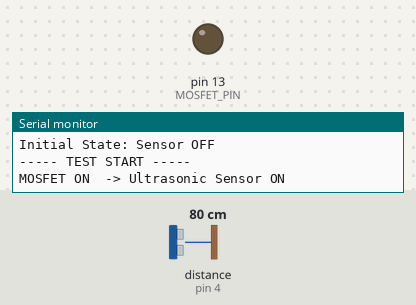
Recording of a sketch running on a simulated Arduino Uno, built with avr-gcc and run on an emulated ATmega328P. Shown: output pins drawn as LEDs (lit = HIGH), the last lines printed to the serial monitor. Wiring (inferred from the names in the program): ultrasonic range finder: trigger pin 12; echo pin 4. The test bench sets the inputs (shaded band); at power-on: distance to the obstacle (sensor on pin 4) 80 cm. The echo pulse lasts 58.3 µs per cm; pins used as bus, display or sensor lines are not drawn.

Above: at 1.2 s.
At 6.5 s:
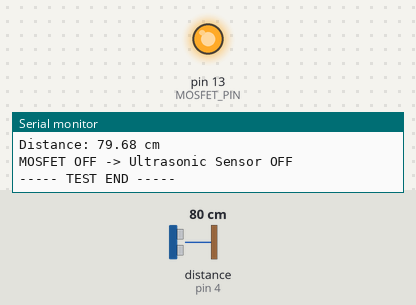
Timing chart, 0 to 9.1 s (numbered marks = the images above):
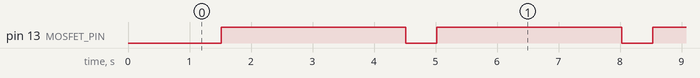

The sketch:

NEW_USS_ESP12F.ino
```cpp
#include <Arduino.h>

// --------------------------------------------------
// PIN CONFIGURATION
// --------------------------------------------------
#define MOSFET_PIN 13   // P-Channel MOSFET Gate, ACTIVE LOW
#define TRIG_PIN   12
#define ECHO_PIN   4    // New ECHO pin

// --------------------------------------------------
// GLOBAL VARIABLES
// --------------------------------------------------
long duration;
float distance_cm;

// --------------------------------------------------
// ULTRASONIC SENSOR POWER CONTROL
// --------------------------------------------------
void sensorON() {
  digitalWrite(MOSFET_PIN, LOW);   // P-Channel MOSFET ON
  Serial.println("MOSFET ON  -> Ultrasonic Sensor ON");
  delay(500);                      // Sensor stabilize time
}

void sensorOFF() {
  digitalWrite(TRIG_PIN, LOW);
  digitalWrite(MOSFET_PIN, HIGH);  // P-Channel MOSFET OFF
  Serial.println("MOSFET OFF -> Ultrasonic Sensor OFF");
}

// --------------------------------------------------
// READ ULTRASONIC DISTANCE
// --------------------------------------------------
float readUltrasonicDistanceCM() {
  digitalWrite(TRIG_PIN, LOW);
  delayMicroseconds(2);

  digitalWrite(TRIG_PIN, HIGH);
  delayMicroseconds(10);

  digitalWrite(TRIG_PIN, LOW);

  duration = pulseIn(ECHO_PIN, HIGH, 30000);

  if (duration == 0) {
    Serial.println("Out of range / No echo received");
    return -1;
  }

  distance_cm = (duration * 0.0343) / 2.0;

  Serial.print("Echo Duration: ");
  Serial.print(duration);
  Serial.println(" us");

  Serial.print("Distance: ");
  Serial.print(distance_cm);
  Serial.println(" cm");

  return distance_cm;
}

// --------------------------------------------------
// SETUP
// --------------------------------------------------
void setup() {
  Serial.begin(115200);
  delay(1000);

  Serial.println();
  Serial.println("ESP12F MOSFET + Ultrasonic GPIO4 Test Started");

  pinMode(MOSFET_PIN, OUTPUT);
  pinMode(TRIG_PIN, OUTPUT);
  pinMode(ECHO_PIN, INPUT);

  digitalWrite(TRIG_PIN, LOW);
  digitalWrite(MOSFET_PIN, HIGH);  // Sensor OFF initially

  Serial.println("Initial State: Sensor OFF");
}

// --------------------------------------------------
// LOOP
// --------------------------------------------------
void loop() {
  Serial.println();
  Serial.println("----- TEST START -----");

  sensorON();

  readUltrasonicDistanceCM();

  sensorOFF();

  Serial.println("----- TEST END -----");

  delay(3000);
}
```

Measured:
- by itself, pin 13 (MOSFET_PIN): alternates HIGH for 3.0 s and LOW for 0.51 s
